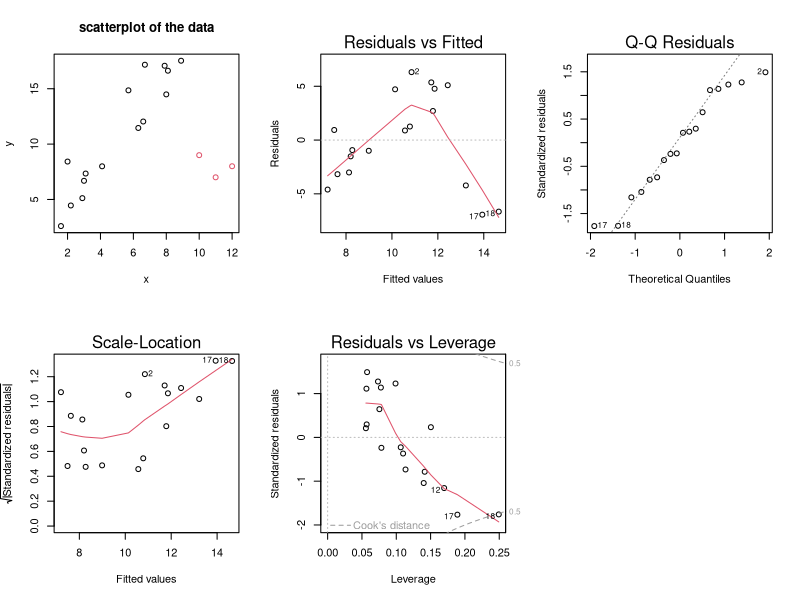

The R script that drew this image:
png(file="solution.png")
    # use the following code as a base:
    set.seed(5)         ## for reproducible simulations 
    beta0.true <- 1     ## true parameters, intercept
    beta1.true <- 2     ## and slope
    ## observed x values:
    x <- c(2.9, 6.7, 8.0, 3.1, 2.0, 4.1, 2.2, 8.9,
            8.1, 7.9, 5.7, 1.6, 6.6, 3.0, 6.3) 
    ## simulation of y values:
    y <- beta0.true + beta1.true * x + rnorm(length(x), mean = 0, sd = 2)

    data <- data.frame(x = x, y = y)

    # start here to calculate your solution for the problem:
    data_outlier <- rbind(data, data.frame(x = c(10, 11, 12), y = c(9, 7, 8)))
    par(mfrow = c(2, 3))

    # plot outliers and make sure outliers have different color
    plot(data_outlier, col = c(rep(1, length(x) ), rep(2, length(y) )), 
          main = "scatterplot of the data")

    model_outlier <- lm(y ~ x, data = data_outlier) # Build a LM with new data

    plot(model_outlier) # Plot the model assumptions (diagnostic plot)

dev.off()
